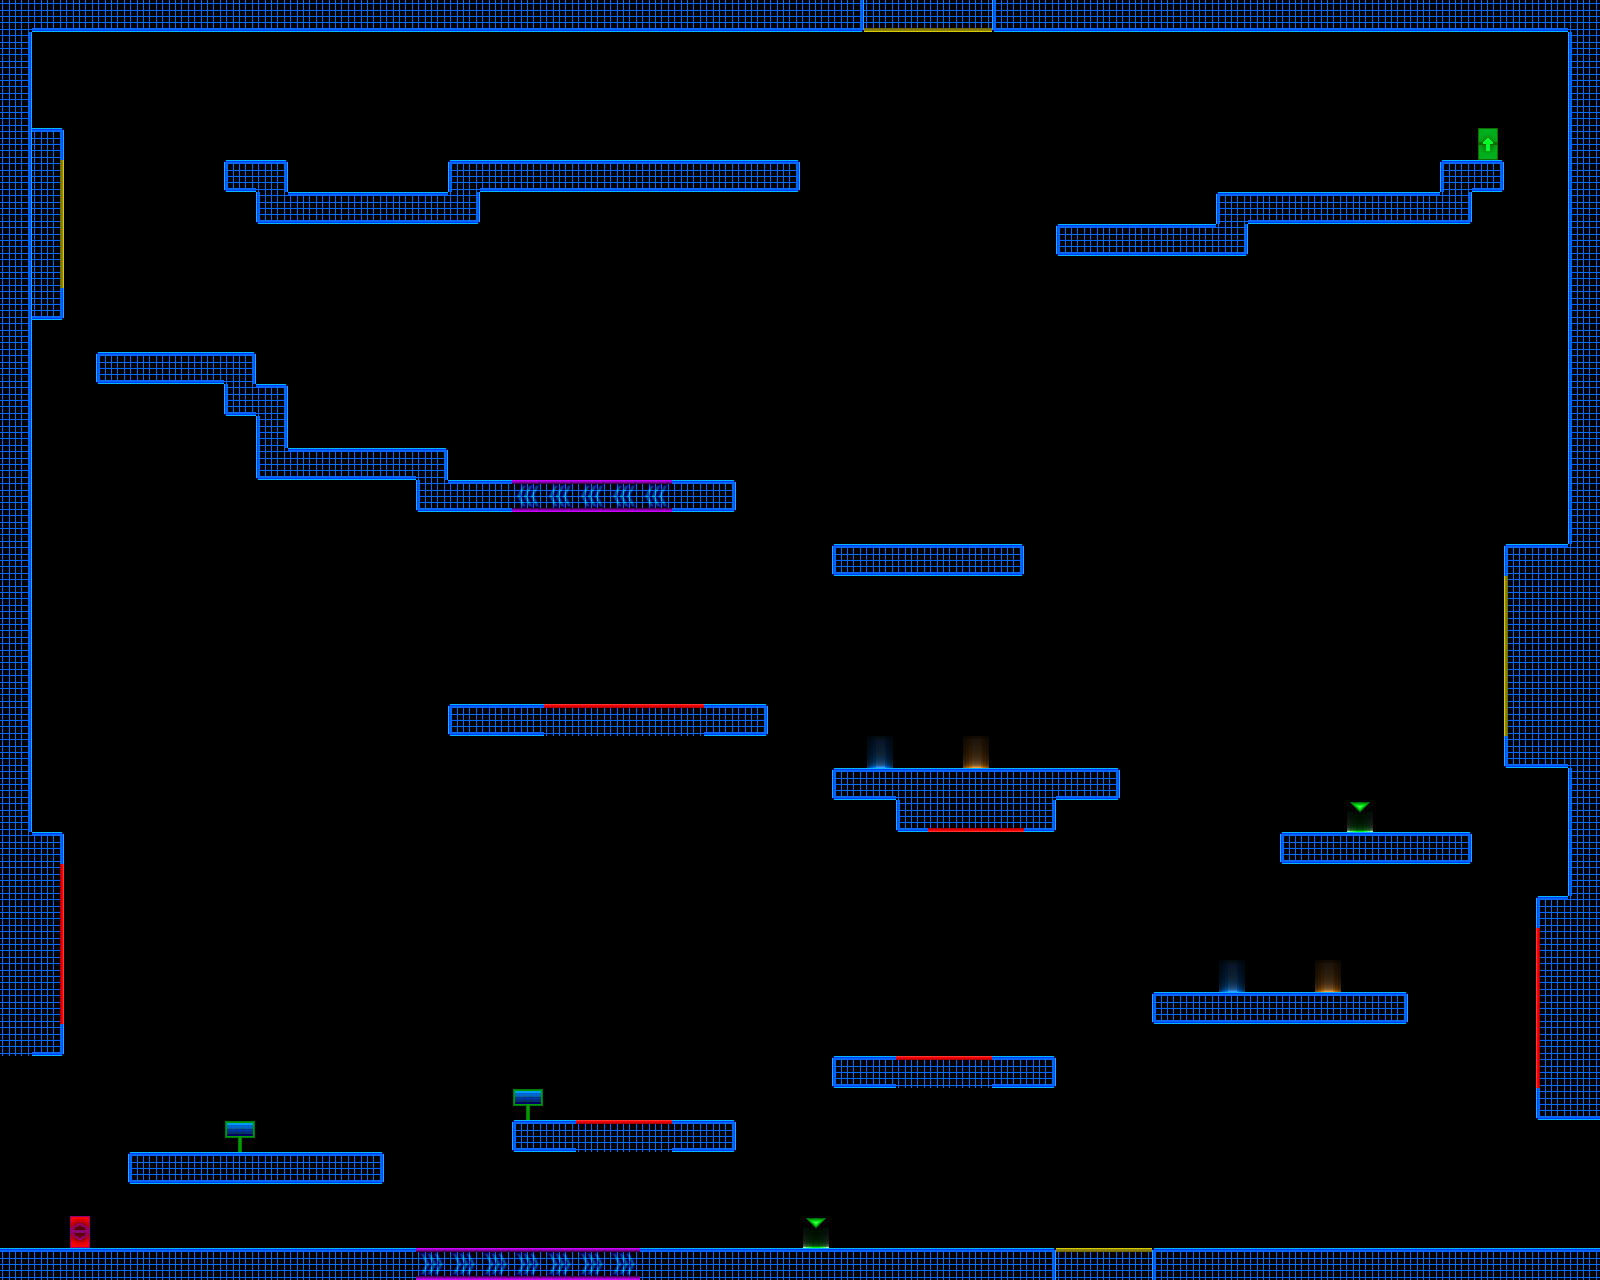

This game map was drawn from its Tiled (.tmx) file and the tilesets committed beside it. A one-line description and the trimmed map source follow:
An orthogonal 50x40 tile map with 32x32 px tiles, 1 tile layer (Livello tile 1) and 64 objects.

<map version="1.0" orientation="orthogonal" renderorder="right-down" width="50" height="40" tilewidth="32" tileheight="32" nextobjectid="87">
 <tileset firstgid="1" name="TestTile" tilewidth="32" tileheight="32" tilecount="117">
  <image source="resources/tiles/TestTile.png" width="416" height="288" />
 </tileset>
 <layer name="Livello tile 1" width="50" height="40">
  <data>[2000 cells, 336 non-empty, 29 distinct tile ids]</data>
 </layer>
 <objectgroup name="Triggers" visible="0">
  <object id="1" x="0" y="0" width="864" height="32">
   <properties>
    <property name="blocker" value="lrbt" />
   </properties>
  </object>
  <object id="2" x="0" y="1248" width="416" height="32">
   <properties>
    <property name="blocker" value="lbt" />
   </properties>
  </object>
  <object id="3" x="0" y="32" width="32" height="1024">
   <properties>
    <property name="blocker" value="lrbt" />
   </properties>
  </object>
  <object id="4" x="1568" y="32" width="32" height="1088">
   <properties>
    <property name="blocker" value="lrbt" />
   </properties>
  </object>
  <object id="5" x="128" y="1152" width="256" height="32">
   <properties>
    <property name="blocker" value="lrbt" />
   </properties>
  </object>
  <object id="8" x="1152" y="992" width="256" height="32">
   <properties>
    <property name="blocker" value="ltbr" />
   </properties>
  </object>
  <object id="9" x="1280" y="832" width="192" height="32">
   <properties>
    <property name="blocker" value="ltbr" />
   </properties>
  </object>
  <object id="10" x="832" y="768" width="288" height="32">
   <properties>
    <property name="blocker" value="ltbr" />
   </properties>
  </object>
  <object id="12" x="832" y="544" width="192" height="32">
   <properties>
    <property name="blocker" value="ltbr" />
   </properties>
  </object>
  <object id="13" x="416" y="480" width="96" height="32">
   <properties>
    <property name="blocker" value="ltbr" />
   </properties>
  </object>
  <object id="14" x="288" y="448" width="160" height="32">
   <properties>
    <property name="blocker" value="ltbr" />
   </properties>
  </object>
  <object id="16" x="256" y="384" width="32" height="96">
   <properties>
    <property name="blocker" value="ltbr" />
   </properties>
  </object>
  <object id="17" x="96" y="352" width="160" height="32">
   <properties>
    <property name="blocker" value="ltbr" />
   </properties>
  </object>
  <object id="18" x="224" y="384" width="32" height="32">
   <properties>
    <property name="blocker" value="ltbr" />
   </properties>
  </object>
  <object id="19" x="224" y="160" width="64" height="32">
   <properties>
    <property name="blocker" value="ltbr" />
   </properties>
  </object>
  <object id="20" x="256" y="192" width="224" height="32">
   <properties>
    <property name="blocker" value="ltbr" />
   </properties>
  </object>
  <object id="21" x="448" y="160" width="352" height="32">
   <properties>
    <property name="blocker" value="ltbr" />
   </properties>
  </object>
  <object id="22" x="1056" y="224" width="192" height="32">
   <properties>
    <property name="blocker" value="ltbr" />
   </properties>
  </object>
  <object id="23" x="1216" y="192" width="256" height="32">
   <properties>
    <property name="blocker" value="ltbr" />
   </properties>
  </object>
  <object id="24" x="1440" y="160" width="64" height="32">
   <properties>
    <property name="blocker" value="ltbr" />
   </properties>
  </object>
  <object id="25" x="64" y="1216" width="32" height="32">
   <properties>
    <property name="playerEntrance" value="" />
   </properties>
  </object>
  <object id="31" x="512" y="1120" width="64" height="32">
   <properties>
    <property name="blocker" value="tbrl" />
   </properties>
  </object>
  <object id="32" x="672" y="1120" width="64" height="32">
   <properties>
    <property name="blocker" value="tblr" />
   </properties>
  </object>
  <object id="33" x="576" y="1120" width="96" height="32">
   <properties>
    <property name="blocker" value="b" />
    <property name="deadly" value="t" />
   </properties>
  </object>
  <object id="34" x="832" y="1056" width="64" height="32">
   <properties>
    <property name="blocker" value="tbrl" />
   </properties>
  </object>
  <object id="35" x="992" y="1056" width="64" height="32">
   <properties>
    <property name="blocker" value="tbrl" />
   </properties>
  </object>
  <object id="36" x="704" y="704" width="64" height="32">
   <properties>
    <property name="blocker" value="tbrl" />
   </properties>
  </object>
  <object id="37" x="544" y="704" width="160" height="32">
   <properties>
    <property name="blocker" value="b" />
    <property name="deadly" value="t" />
   </properties>
  </object>
  <object id="38" x="448" y="704" width="96" height="32">
   <properties>
    <property name="blocker" value="tblr" />
   </properties>
  </object>
  <object id="39" x="896" y="1056" width="96" height="32">
   <properties>
    <property name="blocker" value="b" />
    <property name="deadly" value="t" />
   </properties>
  </object>
  <object id="40" x="928" y="800" width="96" height="32">
   <properties>
    <property name="deadly" value="b" />
   </properties>
  </object>
  <object id="41" x="896" y="800" width="32" height="32">
   <properties>
    <property name="blocker" value="tbrl" />
   </properties>
  </object>
  <object id="42" x="1024" y="800" width="32" height="32">
   <properties>
    <property name="blocker" value="tbrl" />
   </properties>
  </object>
  <object id="43" x="992" y="0" width="608" height="32">
   <properties>
    <property name="blocker" value="lrbt" />
   </properties>
  </object>
  <object id="44" x="1152" y="1248" width="448" height="32">
   <properties>
    <property name="blocker" value="lrbt" />
   </properties>
  </object>
  <object id="48" x="1472" y="128" width="32" height="32">
   <properties>
    <property name="playerExit" value="" />
   </properties>
  </object>
  <object id="50" x="224" y="1120" width="32" height="32">
   <properties>
    <property name="Help" value="&quot;This is a test help string&quot;" />
   </properties>
  </object>
  <object id="51" x="512" y="1088" width="32" height="32">
   <properties>
    <property name="Help" value="&quot;This is another help string&quot;" />
   </properties>
  </object>
  <object id="52" x="1536" y="928" width="32" height="160">
   <properties>
    <property name="deadly" value="l" />
   </properties>
  </object>
  <object id="53" x="1504" y="576" width="32" height="160">
   <properties>
    <property name="bouncy" value="l" />
    <property name="power" value="800" />
   </properties>
  </object>
  <object id="54" x="32" y="864" width="32" height="160">
   <properties>
    <property name="deadly" value="r" />
   </properties>
  </object>
  <object id="55" x="32" y="160" width="32" height="128">
   <properties>
    <property name="bouncy" value="r" />
    <property name="power" value="800" />
   </properties>
  </object>
  <object id="56" x="32" y="128" width="32" height="32">
   <properties>
    <property name="blocker" value="tr" />
   </properties>
  </object>
  <object id="57" x="32" y="288" width="32" height="32">
   <properties>
    <property name="blocker" value="br" />
   </properties>
  </object>
  <object id="58" x="32" y="832" width="32" height="32">
   <properties>
    <property name="blocker" value="tr" />
   </properties>
  </object>
  <object id="59" x="32" y="1024" width="32" height="32">
   <properties>
    <property name="blocker" value="br" />
   </properties>
  </object>
  <object id="61" x="1536" y="896" width="32" height="32">
   <properties>
    <property name="blocker" value="tl" />
   </properties>
  </object>
  <object id="62" x="1536" y="1088" width="32" height="32">
   <properties>
    <property name="blocker" value="bl" />
   </properties>
  </object>
  </objectgroup>
</map>
<!-- 16 of 64 objects omitted -->
